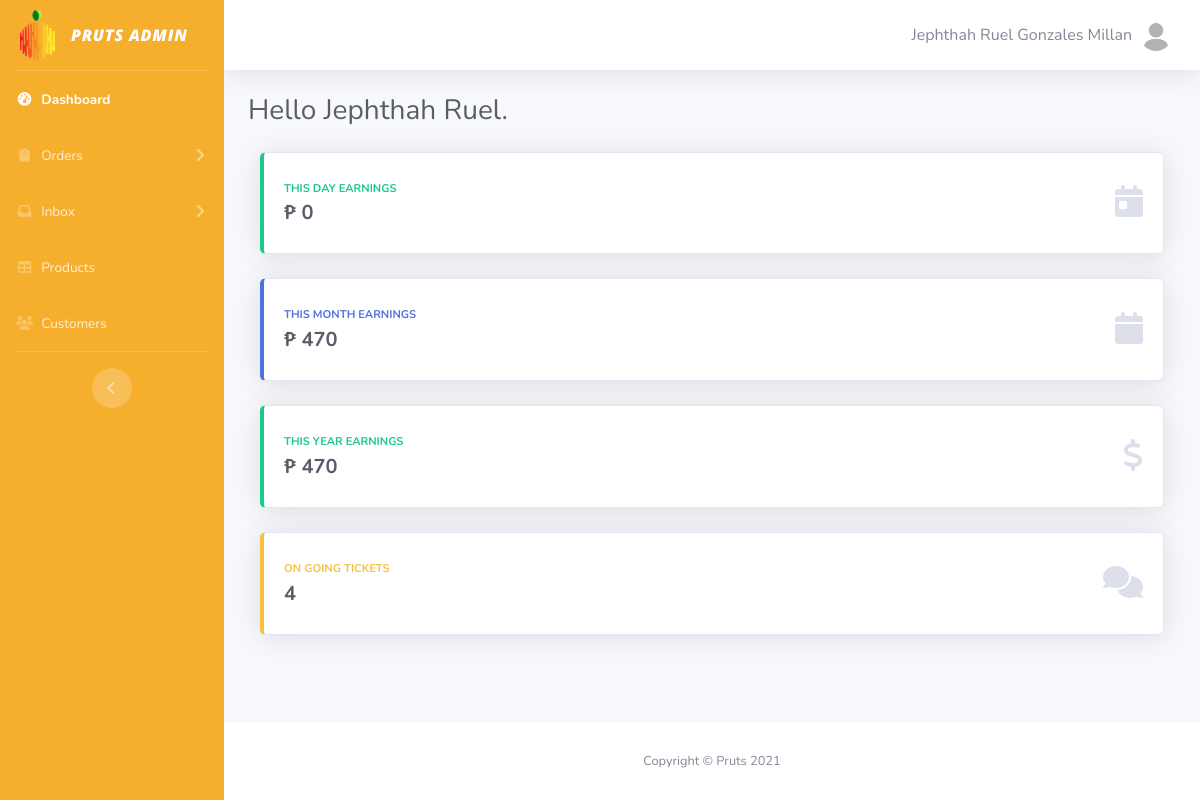
Screenshot of /admin_dashboard.php (signed in) with the database file from the repository.
### tables this page shows
CREATE TABLE IF NOT EXISTS `owner` (
  `ownerId` int(10) NOT NULL AUTO_INCREMENT,
  `fname` varchar(50) NOT NULL,
  `mname` varchar(50) NOT NULL,
  `lname` varchar(50) NOT NULL,
  `username` varchar(50) NOT NULL,
  `password` varchar(50) NOT NULL,
  PRIMARY KEY (`ownerId`)
);

### admin_dashboard.php (the view, shortened to what this page needs)
<?php
include("config.php");
$conn = new mysqli($servername, $username, $password, $dbname);
$res = mysqli_query($conn, "SELECT * FROM owner where username = '$_SESSION[username]'");
$row = mysqli_fetch_assoc($res);
?>
<!DOCTYPE html>
<html>
<head>
    <link href="vendor/fontawesome-free/css/all.min.css" rel="stylesheet" type="text/css">
    <link href="css/style.css" rel="stylesheet">
    <link href="vendor/datatables/dataTables.bootstrap4.min.css" rel="stylesheet">
</head>
<body id="page-top">
    <div id="wrapper">
        <ul class="navbar-nav bg-gradient-primary sidebar sidebar-dark accordion" id="accordionSidebar">
            <a class="sidebar-brand d-flex align-items-center justify-content-center">
                <div class="sidebar-brand-icon">
                    <img src="img/logo.png">
                </div>
                <div class="sidebar-brand-text mx-3 logonocolor">Pruts Admin</div>
            </a>
            <hr class="sidebar-divider my-0">
            <li class="nav-item active">
                <a class="nav-link" href="admin_dashboard.php">
                    <i class="fas fa-fw fa-tachometer-alt"></i>
                    <span>Dashboard</span></a>
            </li>
            <li class="nav-item">
                <a class="nav-link collapsed" href="#" data-toggle="collapse" data-target="#collapse1"
                    aria-expanded="true" aria-controls="collapseOne">
                    <i class="fas fa-fw fa-clipboard"></i>
                    <span>Orders</span>
                </a>
            </li>
            <li class="nav-item">
                <a class="nav-link collapsed" href="#" data-toggle="collapse" data-target="#collapse2"
                    aria-expanded="true" aria-controls="collapseTwo">
                    <i class="fas fa-fw fa-inbox"></i>
                    <span>Inbox</span>
                </a>
            </li>
            <li class="nav-item">
                <a class="nav-link" href="admin_products.php">
                    <i class="fas fa-fw fa-table"></i>
                    <span>Products</span></a>
            </li>
            <li class="nav-item">
                <a class="nav-link" href="admin_users.php">
                    <i class="fas fa-fw fa-users"></i>
                    <span>Customers</span></a>
            </li>
            <hr class="sidebar-divider d-none d-md-block">
            <div class="text-center d-none d-md-inline">
                <button class="rounded-circle border-0" id="sidebarToggle"></button>
            </div>
        </ul>
        <div id="content-wrapper" class="d-flex flex-column">
            <div id="content">
                <nav class="navbar navbar-expand navbar-light bg-white topbar mb-4 static-top shadow">
                    <ul class="navbar-nav ml-auto">
                        <li class="nav-item dropdown no-arrow">
                            <a class="nav-link dropdown-toggle" href="#" id="userDropdown" role="button" data-toggle="dropdown" aria-haspopup="true" aria-expanded="false">
                                <span class="mr-2 d-none d-lg-inline text-gray-600">
                                    <?php echo $row['fname']; ?>
                                    <?php echo $row['mname']; ?>
                                    <?php echo $row['lname']; ?>
                                </span>
                                <img class="img-profile rounded-circle" src="img/user.jpg">
                            </a>
                        </li>
                    </ul>
                </nav>
                <div class="container-fluid">
                    <div class="d-sm-flex align-items-center justify-content-between mb-4">
                        <h1 class="h3 mb-0 text-gray-800">Hello <?php echo $row['fname']; ?>.</h1>
                    </div>
                    <div class="col-xl-12 col-md-12 mb-4">
                        <div class="card border-left-success shadow h-100 py-2">
                            <div class="card-body">
                                <div class="row no-gutters align-items-center">
                                    <div class="col mr-2">
                                        <div class="text-xs font-weight-bold text-success text-uppercase mb-1">
                                            This day Earnings</div>
                                        <div class="h5 mb-0 font-weight-bold text-gray-800">
                                            ₱
                                            <?php
                                            $res = mysqli_query($conn, "SELECT * FROM `todayearnings` WHERE 1");
                                            $row = mysqli_fetch_assoc($res);
                                            if ($row['todaysEarnings'] == null) {
                                                echo 0;
                                            } else {
                                                echo $row['todaysEarnings'];
                                            }
                                            ?>
                                        </div>
                                    </div>
                                    <div class="col-auto">
                                        <i class="fas fa-calendar-day fa-2x text-gray-300"></i>
                                    </div>
                                </div>
                            </div>
                        </div>
                    </div>
                    <div class="col-xl-12 col-md-12 mb-4">
                        <div class="card border-left-primary shadow h-100 py-2">
                            <div class="card-body">
                                <div class="row no-gutters align-items-center">
                                    <div class="col mr-2">
                                        <div class="text-xs font-weight-bold text-primary text-uppercase mb-1">
                                            This month Earnings</div>
                                        <div class="h5 mb-0 font-weight-bold text-gray-800">
                                            ₱
                                            <?php
                                            $res = mysqli_query($conn, "SELECT * FROM `monthearnings` WHERE 1");
                                            $row = mysqli_fetch_assoc($res);
                                            if ($row['monthEarnings'] == null) {
                                                echo 0;
                                            } else {
                                                echo $row['monthEarnings'];
                                            }
                                            ?>
                                        </div>
                                    </div>
                                    <div class="col-auto">
                                        <i class="fas fa-calendar fa-2x text-gray-300"></i>
                                    </div>
                                </div>
                            </div>
                        </div>
                    </div>
                    <div class="col-xl-12 col-md-12 mb-4">
                        <div class="card border-left-success shadow h-100 py-2">
                            <div class="card-body">
                                <div class="row no-gutters align-items-center">
                                    <div class="col mr-2">
                                        <div class="text-xs font-weight-bold text-success text-uppercase mb-1">
                                            This year Earnings</div>
                                        <div class="h5 mb-0 font-weight-bold text-gray-800">
                                            ₱
                                            <?php
                                            $res = mysqli_query($conn, "SELECT * FROM `yearearnings` WHERE 1");
                                            $row = mysqli_fetch_assoc($res);
                                            if ($row['yearEarnings'] == null) {
                                                echo 0;
                                            } else {
                                                echo $row['yearEarnings'];
                                            }
                                            ?>
                                        </div>
                                    </div>
                                    <div class="col-auto">
                                        <i class="fas fa-dollar-sign fa-2x text-gray-300"></i>
                                    </div>
                                </div>
                            </div>
                        </div>
                    </div>
                    <div class="col-xl-12 col-md-12 mb-4">
                        <div class="card border-left-warning shadow h-100 py-2">
                            <div class="card-body">
                                <div class="row no-gutters align-items-center">
                                    <div class="col mr-2">
                                        <div class="text-xs font-weight-bold text-warning text-uppercase mb-1">
                                            On Going Tickets</div>
                                        <div class="h5 mb-0 font-weight-bold text-gray-800">
                                            <?php
                                            $res = mysqli_query($conn, "SELECT COUNT(status) FROM tickets WHERE status = 'Open'");
                                            $row = mysqli_fetch_assoc($res);
                                            echo $row['COUNT(status)'];
                                            ?>
                                        </div>
                                    </div>
                                    <div class="col-auto">
                                        <i class="fas fa-comments fa-2x text-gray-300"></i>
                                    </div>
                                </div>
                            </div>
                        </div>
                    </div>
                </div>
            </div>
            <footer class="sticky-footer bg-white">
                <div class="container my-auto">
                    <div class="copyright text-center my-auto">
                        <span>Copyright &copy; Pruts 2021</span>
                    </div>
                </div>
            </footer>
        </div>
    </div>
</body>
</html>

### rows the page displays
owner: fname "Jephthah Ruel", mname "Gonzales", lname "Millan"

### other values shown
$row['monthEarnings'] "470"
$row['yearEarnings'] "470"
$row['COUNT(status)'] "4"
